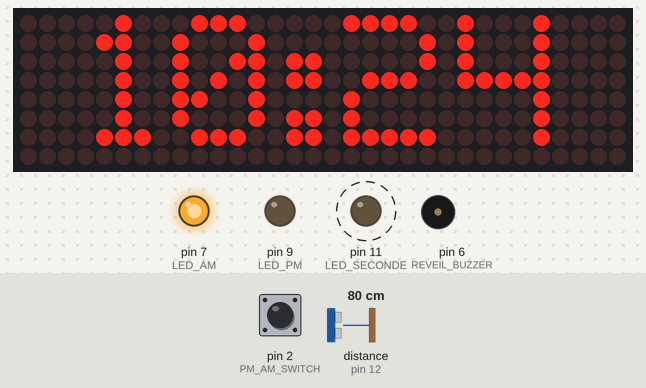
This sketch was run on a simulated Arduino Uno, built with avr-gcc and run on an emulated ATmega328P. Shown: 32×8 LED matrix, output pins drawn as LEDs (lit = HIGH), buzzer (waves = sounding, pin HIGH). Wiring (inferred from the names in the program): ultrasonic range finder: trigger pin 10; echo pin 12. Dashed ring = blinking. Inputs (shaded band) come from the test bench; at power-on: distance to the obstacle (sensor on pin 12) 80 cm, pin 2 (PM_AM_SWITCH) LOW. The echo pulse lasts 58.3 µs per cm; the local clock reads 2024-03-15 10:24:30 at power-on unless the sketch sets it; pins used as bus, display or sensor lines are not drawn; what the sketch prints to the serial monitor is not drawn.

Above: at 1.8 s.
1.9 s: distance to the obstacle (sensor on pin 12) set to 2 cm
6.0 s: distance to the obstacle (sensor on pin 12) set to 120 cm
Timing chart, 0 to 16.1 s (numbered marks = the images above; inputs shaded):
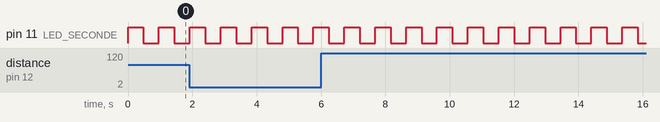

The sketch:

Code_projet.ino
```cpp
#include <Arduino.h>
#include <RTClib.h>
#include <MD_Parola.h>
#include <MD_MAX72xx.h>
#include <SPI.h>

#define HARDWARE_TYPE MD_MAX72XX::FC16_HW
#define MAX_DEVICES 4
#define CLK_PIN 3
#define CS_PIN 4
#define DATA_PIN 5

#define LED_SECONDE 11
#define LED_AM 7
#define LED_PM 9
#define REVEIL_BUZZER 6
#define PM_AM_SWITCH 2
#define REVEIL_BUTTON 8
#define TRIGPIN 10
#define ECOPIN 12

unsigned long previousMinuteEdit = 0;

unsigned reveil = 1;
unsigned long previousReveilEdit = 0;
unsigned long previousReveilStart = 0;

MD_Parola myDisplay = MD_Parola(HARDWARE_TYPE, DATA_PIN, CLK_PIN, CS_PIN, MAX_DEVICES);

RTC_DS1307 RTC;

DateTime reveilTime;

bool formatHeure24 = true; // Variable pour suivre le format d'heure
bool lastSwitchState = LOW; // Suivre l'état précédent du bouton
unsigned long alarmPreviousMillis = 0;
unsigned alarmState = 0;
int switchState = 0;
unsigned long timerStartMillis = 0;
bool timerActive = false;
unsigned long alarmOnMillis = 0;
int alarmPasse = 0;
int MesureMaxi = 10; // Distance maxi a mesurer //
int MesureMini = 3; // Distance mini a mesurer //
long Duree;
long Distance;
int mainDetecte=0;


void updateLedMatrix(DateTime time) {
  char heure[10];

  if (switchState != lastSwitchState) {
    // Si l'état du bouton a changé, basculez le format de l'heure
    formatHeure24 = !formatHeure24;
    delay(200); // Délai pour éviter les rebonds
  }
  if (formatHeure24) {
    if (time.hour() >= 12) {
      digitalWrite(LED_AM, LOW);
      digitalWrite(LED_PM, HIGH);
    } else {
      digitalWrite(LED_AM, HIGH);
      digitalWrite(LED_PM, LOW);
    }

    sprintf(heure, "%02d:%02d", time.hour(), time.minute());
  } else {
    if (time.isPM()) {
      digitalWrite(LED_AM, LOW);
      digitalWrite(LED_PM, HIGH);
      sprintf(heure, "%02d:%02d PM", time.twelveHour(), time.minute());
    } else {
      digitalWrite(LED_AM, HIGH);
      digitalWrite(LED_PM, LOW);
      sprintf(heure, "%02d:%02d AM", time.twelveHour(), time.minute());
    }
  }

  Serial.println(heure);
  myDisplay.print(heure);
  previousMinuteEdit = millis();
}

void alarm(DateTime now, DateTime reveil, unsigned long timerDuration, unsigned long alarmDuration) {
  if (!alarmPasse && !timerActive && now.hour() == reveil.hour() && now.minute() == reveil.minute()) {
    timerStartMillis = millis();
    timerActive = true;
    digitalWrite(REVEIL_BUZZER, HIGH);
    alarmState = 1;
  }

  if (timerActive && millis() - alarmPreviousMillis >= timerDuration) {
    digitalWrite(REVEIL_BUZZER, !digitalRead(REVEIL_BUZZER));
    alarmPreviousMillis = millis();
  }

  // Éteindre l'alarme après 20 secondes
  if (alarmState == 1 && millis() - timerStartMillis >= alarmDuration && mainDetecte == 1) {
    digitalWrite(REVEIL_BUZZER, LOW);
    alarmState = 0;
    timerActive = false; // Réinitialiser l'état du minuteur
    alarmPasse = 1;
  }

  if (millis() - timerStartMillis >= alarmDuration + 120000) {
    alarmPasse = 0;
  }
}

void toggleReveil() {
  reveil = !reveil;
  Serial.println((reveil ? "Réveil allumé" : "Réveil éteint"));
  if (reveil) {
    reveilTime = DateTime(2023, 1, 8, 21, 35);
  }
}


int detectionMain() {
  digitalWrite(TRIGPIN, LOW);
  delayMicroseconds(2);
  digitalWrite(TRIGPIN, HIGH);
  delayMicroseconds(10);
  digitalWrite(TRIGPIN, LOW);

  // Mesure la durée de l'impulsion reçue sur la broche Echo
  Duree = pulseIn(ECOPIN, HIGH);

  // Calcule la distance en cm
  Distance = Duree * 0.034 / 2;

  if (Distance >= MesureMaxi || Distance <= MesureMini) {
    Serial.println("Distance de mesure en dehors de la plage (3 cm à 10 cm)");
    mainDetecte = 0;
  } else {
    mainDetecte = 1;
  }

  delay(1000);
  return mainDetecte;
}


void setup() {
  Serial.begin(2400);
  Wire.begin();
  RTC.begin();

  if (!RTC.isrunning()) {
    Serial.println("RTC is NOT running!");
    RTC.adjust(DateTime(__DATE__, __TIME__));
  }

  previousMinuteEdit = millis();

  pinMode(LED_SECONDE, OUTPUT);
  pinMode(LED_AM, OUTPUT);
  pinMode(LED_PM, OUTPUT);
  pinMode(PM_AM_SWITCH, INPUT);
  pinMode(REVEIL_BUTTON, INPUT);
  pinMode(REVEIL_BUZZER, OUTPUT);
  pinMode(TRIGPIN, OUTPUT); // Broche Trigger en sortie //
  pinMode(ECOPIN, INPUT); // Broche Echo en entree //


  attachInterrupt(digitalPinToInterrupt(REVEIL_BUTTON), toggleReveil, RISING);

  cli();
  TCCR1A = 0;
  TCCR1B = _BV(WGM12) | _BV(CS12) | _BV(CS10);
  TIMSK1 = _BV(OCIE1A);
  TCNT1 = 0;
  OCR1A = (F_CPU / 1000 / 1024) * 500;
  sei();

  myDisplay.begin();
  myDisplay.setIntensity(0);
  myDisplay.displayClear();
  myDisplay.setTextAlignment(PA_CENTER);

  updateLedMatrix(RTC.now());
}

ISR(TIMER1_COMPA_vect) {
  digitalWrite(LED_SECONDE, !digitalRead(LED_SECONDE));
}


void loop() {
  DateTime now = RTC.now();
  switchState = digitalRead(PM_AM_SWITCH);

  if (millis() - previousMinuteEdit >= 20000) {
    updateLedMatrix(now);
  }

  detectionMain(); // Appel de la fonction de détection de main

  DateTime reveil = DateTime(now.year(), now.month(), now.day(), 20, 8, 0);

  unsigned long timerDuration = 100;
  unsigned long alarmDuration = 1000; // Durée de l'alarme allumée en millisecondes

  alarm(now, reveil, timerDuration, alarmDuration);
}
```

Measured:
- by itself, pin 11 (LED_SECONDE): alternates HIGH for 0.48 s and LOW for 0.48 s
